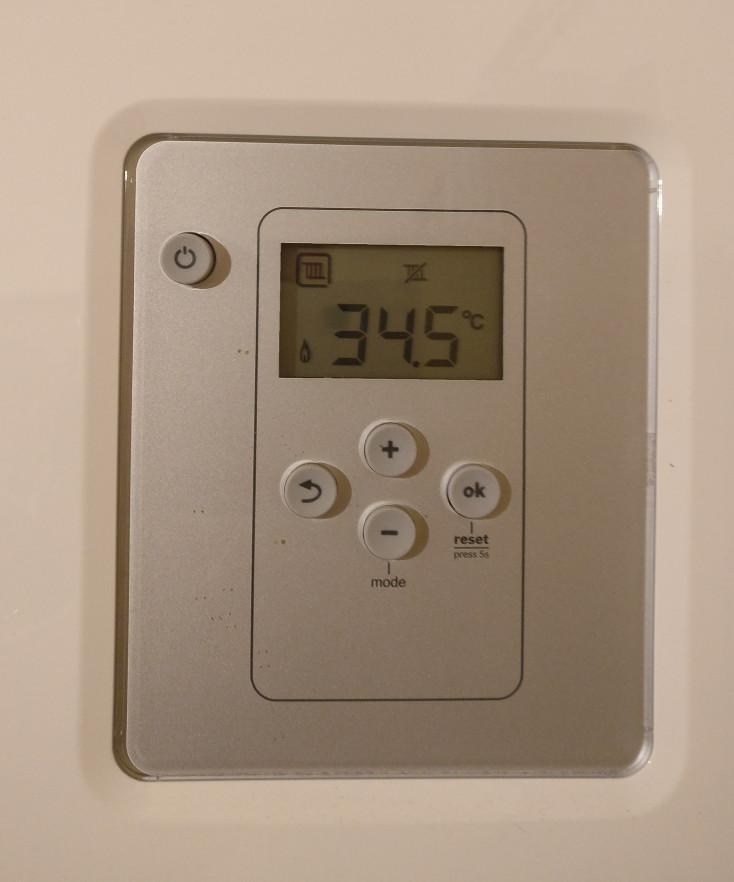
#> input picture thermalstat/image.jpg, 734 x 882 px
$ python thermalstat.py
#> lines starting #> are read from the running program, lines starting #| are printed output that depends on the picture; after the words box and inside, x2 and y2 are one past the last pixel; in counts of white or black regions, pixels touching at a corner belong together
import cv2
import imutils
import matplotlib.pyplot as plt

image=cv2.imread('image.jpg')
#> image is the input picture: shape (882, 734, 3); mean B, G, R 129, 147.5, 166.8
image=imutils.resize(image,width=500)
#> image: shape (600, 500, 3)
gray=cv2.cvtColor(image,cv2.COLOR_BGR2GRAY)
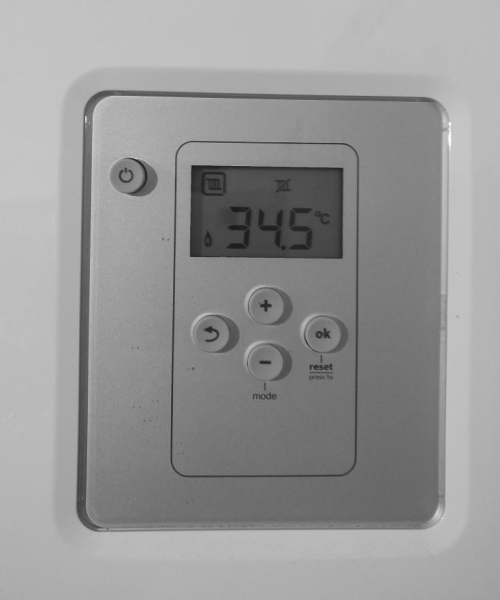
#> gray: shape (600, 500); min 20, max 252, mean 151.1
blur=cv2.GaussianBlur(gray,(15,15),0)
'''hạn chế bớt các cạnh'''
edge=cv2.Canny(gray,30,225)
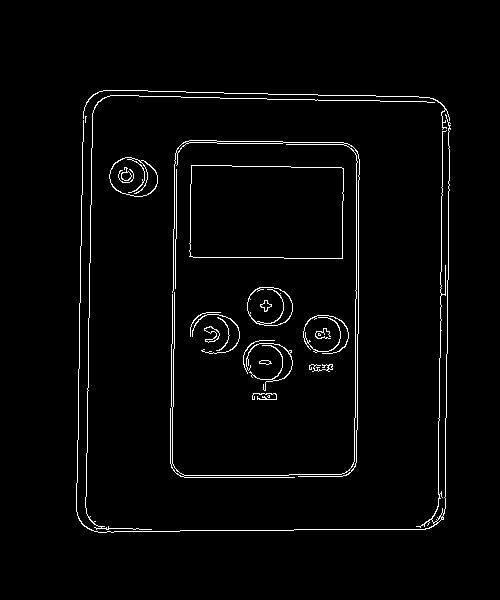
#> edge: shape (600, 500); 2.4% white in thin lines or dots, all inside (x1, y1, x2, y2) = (76, 90, 451, 533)
# [6 lines of commented-out code are left out]
cnts=cv2.findContours(edge,cv2.RETR_EXTERNAL,cv2.CHAIN_APPROX_SIMPLE)
#> cnts = 21 contours, 8 with area under 20; largest, box (x1, y1, x2, y2) and area: (189, 165, 344, 259) 13893, (109, 157, 158, 197) 1450, (247, 287, 293, 326) 1412, (170, 140, 360, 478) 288, (204, 326, 220, 343) 98
cnts=imutils.grab_contours(cnts)
# cnts=sorted(cnts,key=cv2.contourArea,reverse=False)
for c in cnts:
    (x,y,w,h)=cv2.boundingRect(c)

    rectRatio=w/float(h)
    if (rectRatio> 1 and rectRatio<1.8):
        contourArea=cv2.contourArea(c)
        '''nhìn thấy ảnh to thì dùng area không dùng paramiter'''
        if contourArea>13000 and contourArea<15000:
            roi=image[y:y+h,x:x+w]
            rect = cv2.rectangle(image, (x, y), (x + w, y + h), (0, 255, 0), 2)
#> this loop made 21 passes
#> (x, y, w, h, rectRatio, contourArea) on passes 10, 11, 13, 15, 16: (303, 315, 46, 39, 1.18, 62), (192, 314, 48, 40, 1.2, 26.5), (247, 287, 46, 39, 1.18, 1412.5), (189, 165, 155, 94, 1.65, 13893), (109, 157, 49, 40, 1.23, 1450.5)
#> (x, y, w, h, rectRatio) on passes 1 to 6: (267, 395, 3, 3, 1), (252, 393, 25, 7, 3.57), (309, 364, 24, 8, 3), (259, 360, 13, 5, 2.6), (243, 340, 50, 51, 0.98), (318, 333, 3, 3, 1)
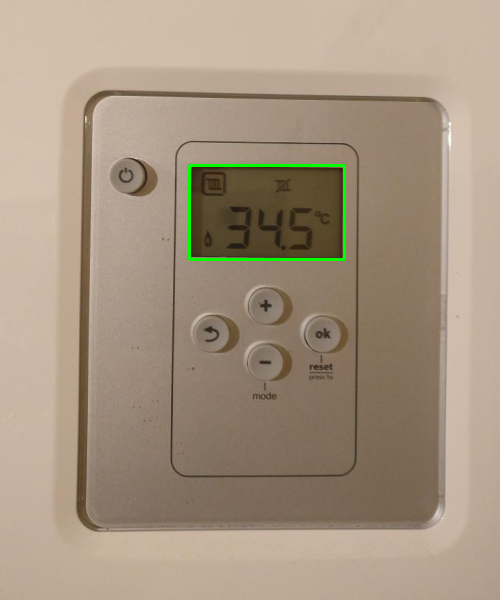
#> image: shape (600, 500, 3); mean B, G, R 128.5, 148.1, 166.1
